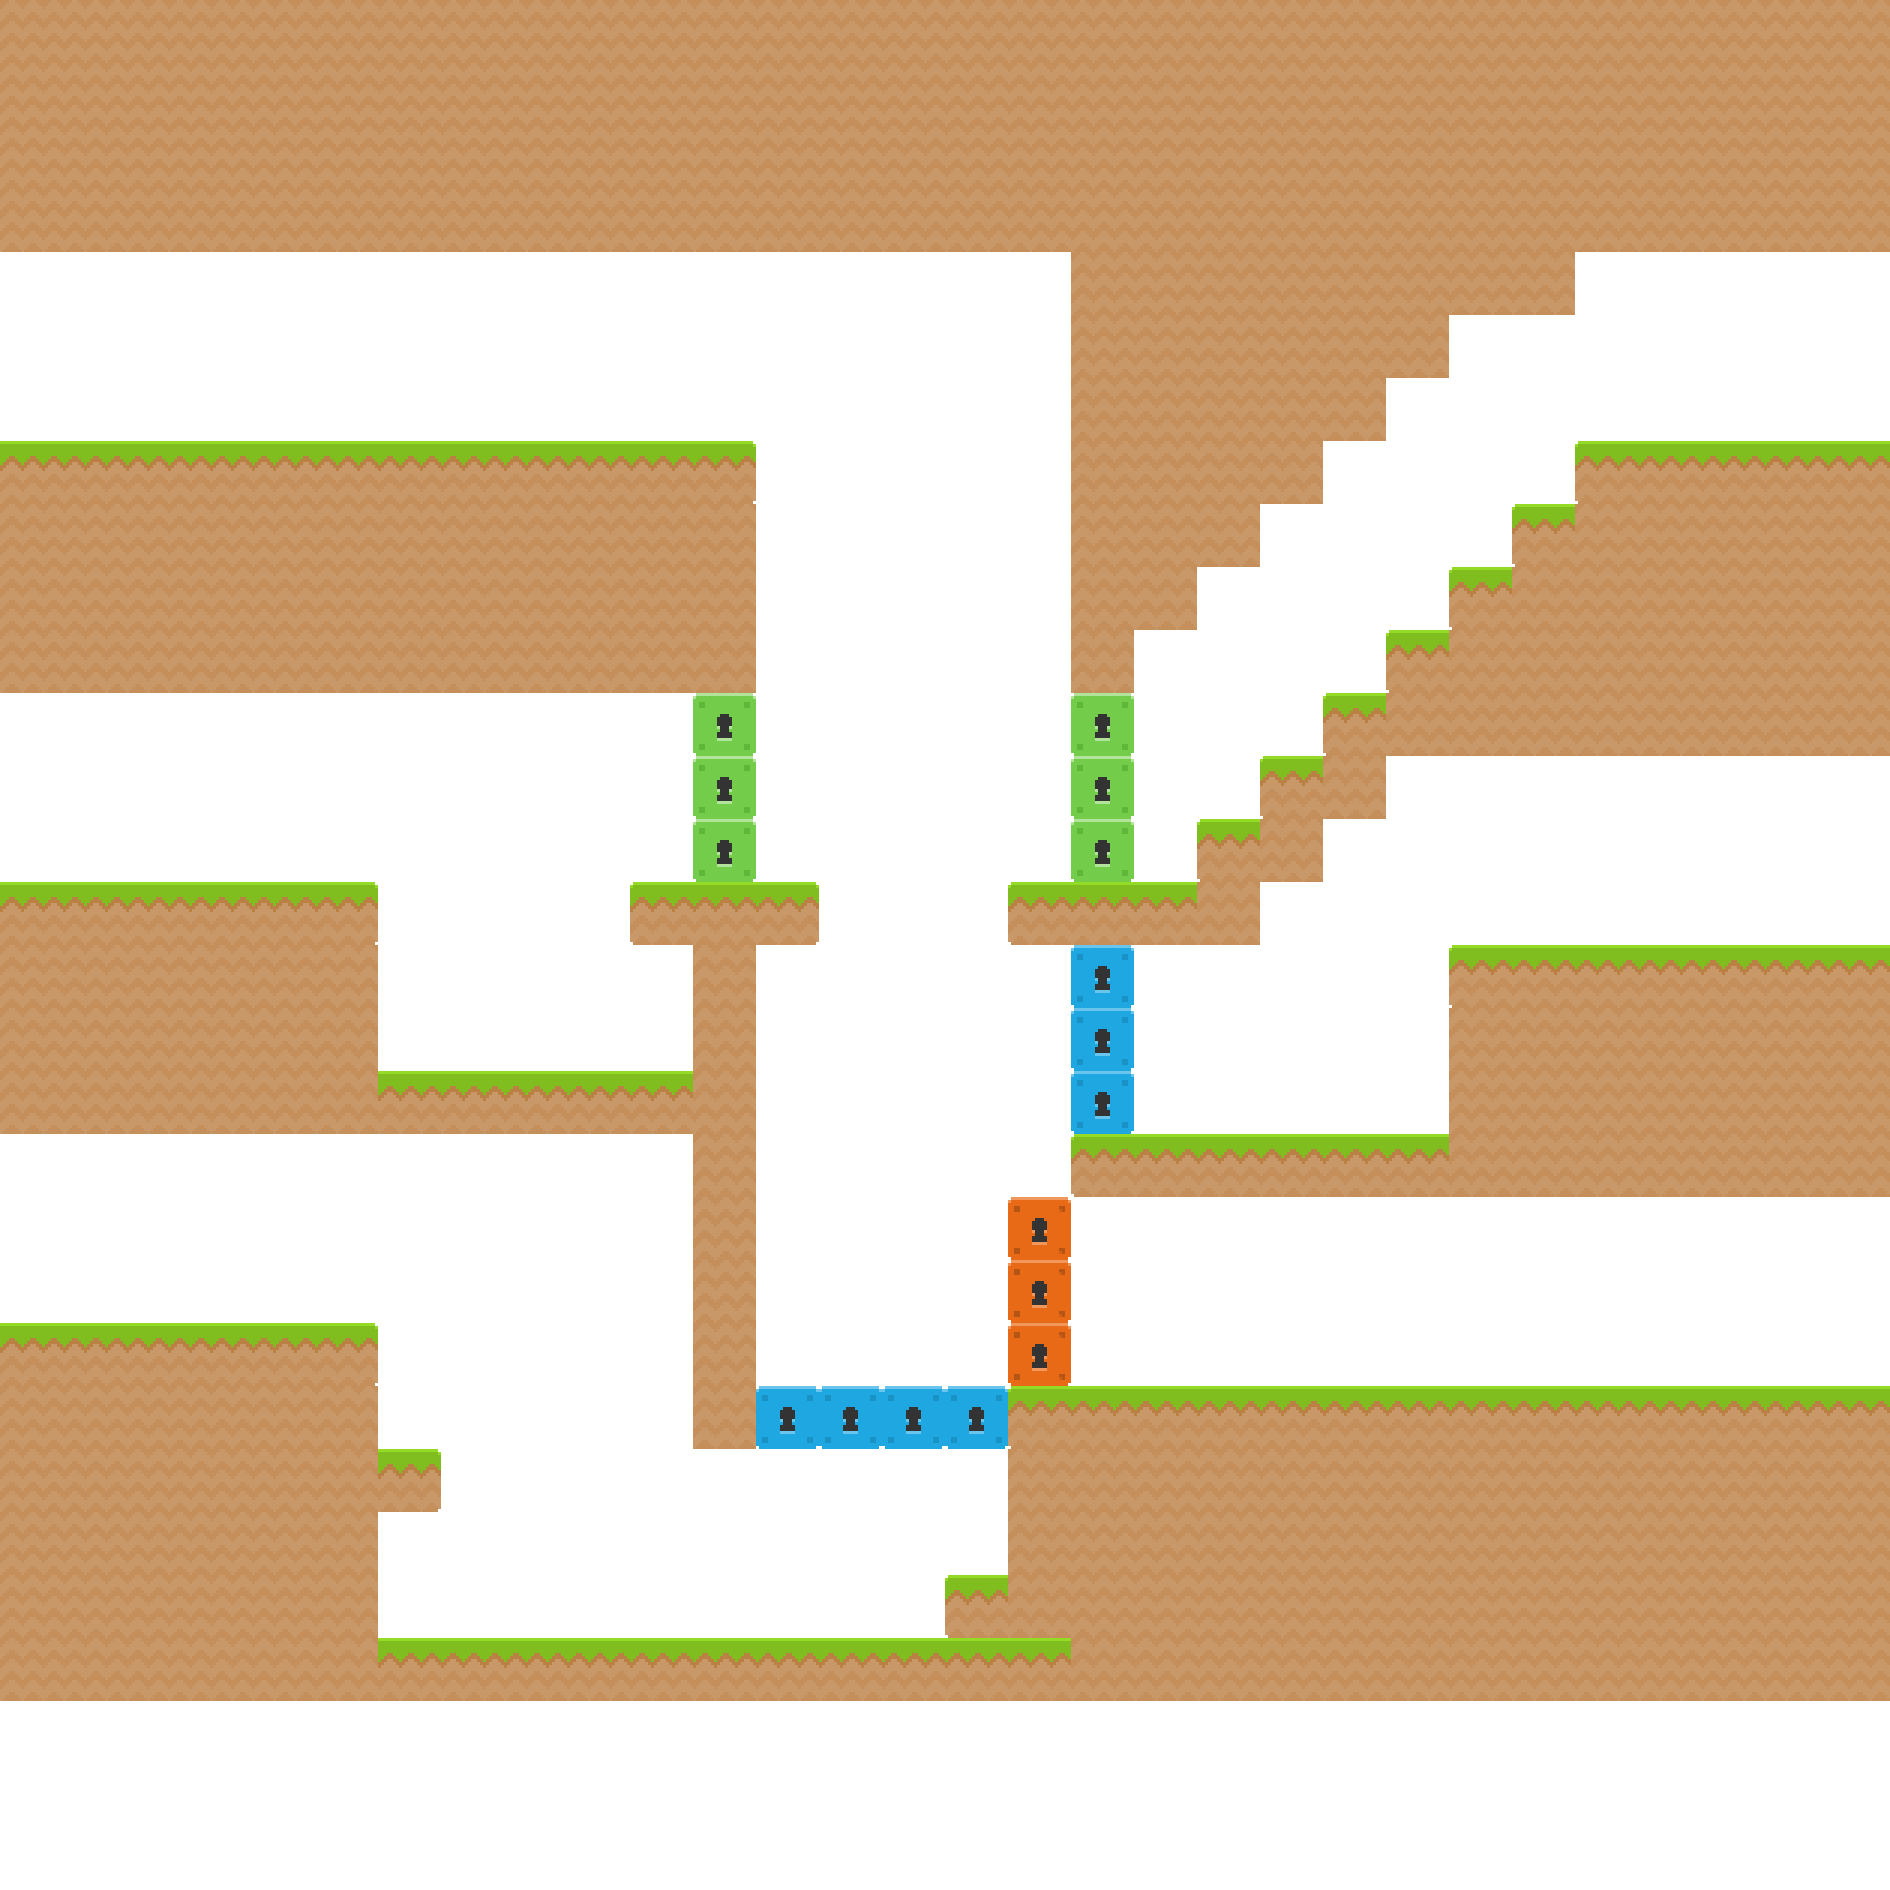

Tiled map render using the project's own tile images. Description and the map definition, with tile-layer contents summarised, below:
An orthogonal 30x30 tile map with 63x63 px tiles, 1 tile layer (World) and 11 objects (3x spawn, 3x exit, 3x button, 2x crate).

<map version="1.2" tiledversion="1.3.4" orientation="orthogonal" renderorder="right-down" width="30" height="30" tilewidth="63" tileheight="63" infinite="0" backgroundcolor="#ffffff" nextlayerid="8" nextobjectid="105">
 <editorsettings>
  <export target="map2.json" format="json" />
 </editorsettings>
 <tileset firstgid="1" name="tilemap" tilewidth="63" tileheight="63" tilecount="900" columns="30">
  <image source="../images/tilemap.png" width="1890" height="1890" />
 </tileset>
 <objectgroup id="7" name="Objects">
  <object id="53" name="red" type="spawn" x="191.091" y="376.124">
   <point />
  </object>
  <object id="54" name="green" type="spawn" x="185.119" y="815.974">
   <point />
  </object>
  <object id="55" name="blue" type="spawn" x="185.141" y="1258.87">
   <point />
  </object>
  <object id="97" type="exit" gid="169" x="1764" y="441" width="63" height="63" />
  <object id="98" type="exit" gid="169" x="1764" y="945" width="63" height="63" />
  <object id="99" type="exit" gid="169" x="1764" y="1386" width="63" height="63" />
  <object id="100" type="button" gid="105" x="945" y="1386" width="63" height="63" />
  <object id="101" type="button" gid="106" x="1449" y="1386" width="63" height="63" />
  <object id="102" type="button" gid="76" x="1071" y="1386" width="63" height="63" />
  <object id="103" type="crate" gid="283" x="1134" y="1386" width="63" height="63" />
  <object id="104" type="crate" gid="282" x="1386" y="1386" width="63" height="63" />
 </objectgroup>
 <layer id="1" name="World" width="30" height="30">
  <data>[900 cells, 448 non-empty, 7 distinct tile ids]</data>
 </layer>
</map>
